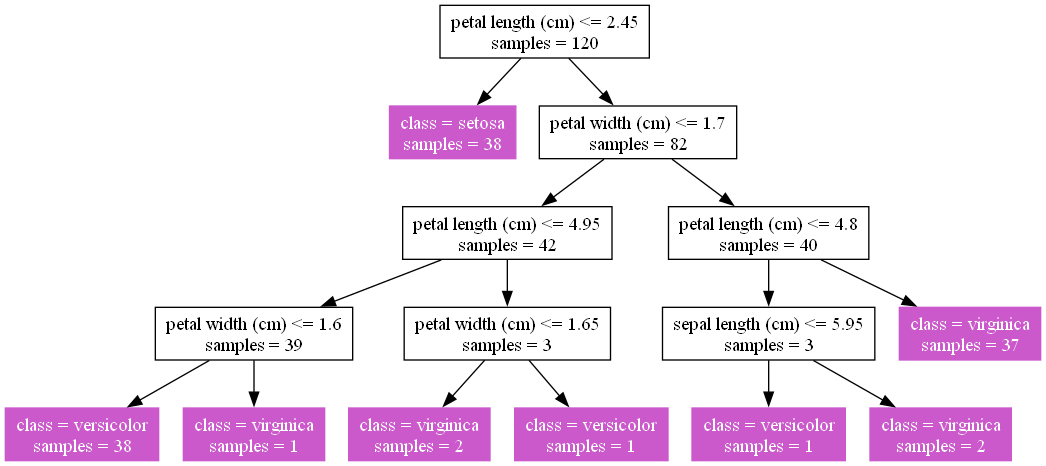

Python code for this plot:
import numpy as np
from sklearn import datasets
from sklearn.metrics import f1_score
from sklearn.model_selection import train_test_split
from graphviz import Digraph


# 计算连续型数据的基尼系数
def min_gini(labels, attributes):
    centrals = []
    new_list = []
    label_set = np.unique(labels)
    for i in range(len(labels)):
        new_list.append((labels[i], attributes[i]))
    sort_list = np.copy(attributes)
    sort_list.sort()
    for i in range(len(attributes) - 1):
        centrals.append((sort_list[i] + sort_list[i + 1]) / 2)
    split_num = 0
    min_gini_num = None
    for num in centrals:
        left = []
        right = []
        for i in range(len(new_list)):
            if new_list[i][1] <= num:
                left.append(new_list[i][0])
            else:
                right.append(new_list[i][0])
        left_gini = 1
        right_gini = 1
        for label in label_set:
            if len(left) != 0:
                left_gini -= (left.count(label) / len(left)) ** 2
            if len(right) != 0:
                right_gini -= (right.count(label) / len(right)) ** 2
        gini_now = left_gini * len(left) / len(attributes) + right_gini * len(right) / len(attributes)
        if min_gini_num is None or min_gini_num > gini_now:
            min_gini_num = gini_now
            split_num = num
    return min_gini_num, split_num


class TreeNode:
    def __init__(self, attributes, labels):
        self.is_leaf = False
        self.attributes = attributes
        # 判断是否停止迭代
        if len(set(labels)) == 1:
            self.label = labels[0]
            self.is_leaf = True
        else:
            properties = []
            for i in range(attributes.shape[1]):
                gini_num, split_num = min_gini(labels, attributes[:, i])
                properties.append((i, gini_num, split_num))
            # 获取二元离散分类点
            index = np.argmin(list(map(lambda x: x[1], properties)))
            self.prop = properties[index][0]
            self.gini = properties[index][1]
            self.split_num = properties[index][2]
            left_attr = []
            left_labels = []
            right_attr = []
            right_labels = []
            for i in range(len(attributes)):
                if attributes[i][self.prop] <= self.split_num:
                    left_attr.append(attributes[i])
                    left_labels.append(labels[i])
                else:
                    right_attr.append(attributes[i])
                    right_labels.append(labels[i])
            # 递归方式生成决策树
            self.left_node = TreeNode(np.array(left_attr), left_labels)
            self.right_node = TreeNode(np.array(right_attr), right_labels)

    # 决策树绘制部分
    def add_node(self, graph, labels, class_names):

        graph.node(str(self.__hash__()), self.describe(labels, class_names), shape='box',
                   style="filled" if self.is_leaf else None, color="#CC59CC" if self.is_leaf else None,
                   fontcolor="white" if self.is_leaf else "black")
        if not self.is_leaf:
            self.left_node.add_node(graph, labels, class_names)
            self.right_node.add_node(graph, labels, class_names)
            graph.edge(str(self.__hash__()), str(self.left_node.__hash__()))
            graph.edge(str(self.__hash__()), str(self.right_node.__hash__()))

    # 添加可视化标签
    def describe(self, labels, class_names):
        description = ''
        if self.is_leaf:
            description += 'class = ' + class_names[self.label] + '\n'
        else:
            description += labels[self.prop] + ' <= ' + str(round(self.split_num, 4)) + '\n'
        description += 'samples = ' + str(len(self.attributes))
        return description

    # 计算样本结果
    def calculate_result(self, vector):
        if self.is_leaf:
            return self.label
        else:
            if vector[self.prop] <= self.split_num:
                return self.left_node.calculate_result(vector)
            else:
                return self.right_node.calculate_result(vector)


if __name__ == '__main__':
    # 获取Iris数据集
    iris = datasets.load_iris()
    labels_name = iris.feature_names
    target_name = iris.target_names
    # 获取训练集与测试集
    x_train, x_test, y_train, y_test = train_test_split(iris.data, iris.target, test_size=0.2)
    # 生成决策树
    root = TreeNode(np.array(x_train), y_train)
    # 计算Micro-F1和Macro-F1
    results = list(map(lambda x: root.calculate_result(x), x_test))
    micro_f1 = f1_score(y_test, results, average="micro")
    macro_f1 = f1_score(y_test, results, average="macro")
    print("Cart Tree Results:")
    print("Micro-F1 Score: " + str(micro_f1))
    print("Macro-F1 Score: " + str(macro_f1))
    print()
    # 绘制决策树
    g = Digraph('G', filename='decision_tree.gv', format='png')
    root.add_node(g, labels_name, target_name)
    g.view(filename="cart")
    # Random Forest Optimizing
    forests = []
    # 以10棵树为例
    k = 10
    # 抽取训练集样本以生成树
    for _ in range(k):
        x_samples, _, y_samples, _ = train_test_split(x_train, y_train, test_size=0.3)
        forests.append(TreeNode(np.array(x_samples), y_samples))
    random_forest_result = []
    # 计算Random Forest的结果
    for tree in forests:
        random_forest_result.append(list(map((lambda x: tree.calculate_result(x)), x_test)))
    random_forest_result = np.array(random_forest_result).T
    voting_result = []
    for line in random_forest_result:
        voting_result.append(np.argmax(np.bincount(line)))
    micro_f1 = f1_score(y_test, voting_result, average="micro")
    macro_f1 = f1_score(y_test, voting_result, average="macro")
    print("Random Forest Results:")
    print("Micro-F1 Score: " + str(micro_f1))
    print("Macro-F1 Score: " + str(macro_f1))
